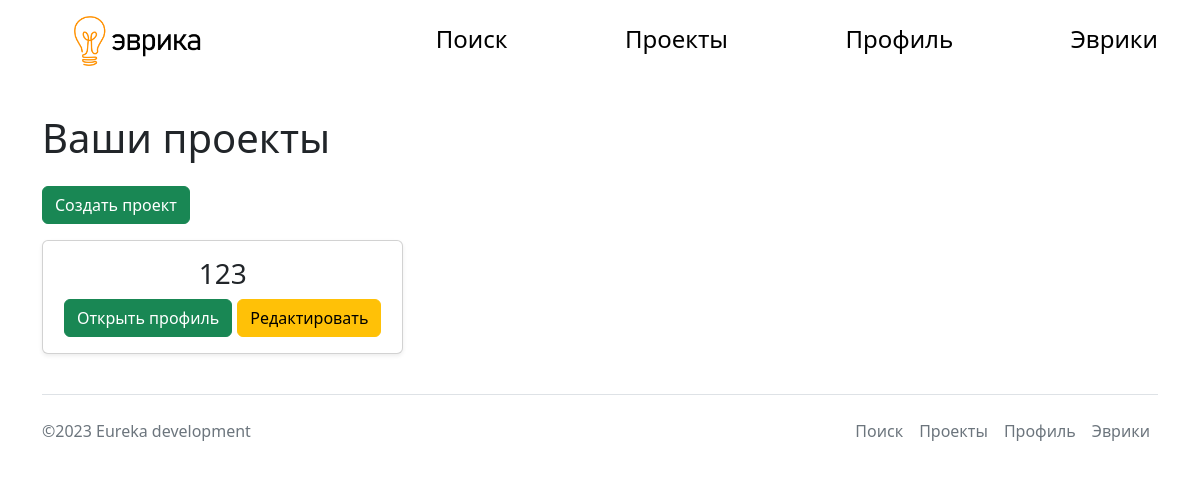
Page /projects (signed in) on the earlier database version.
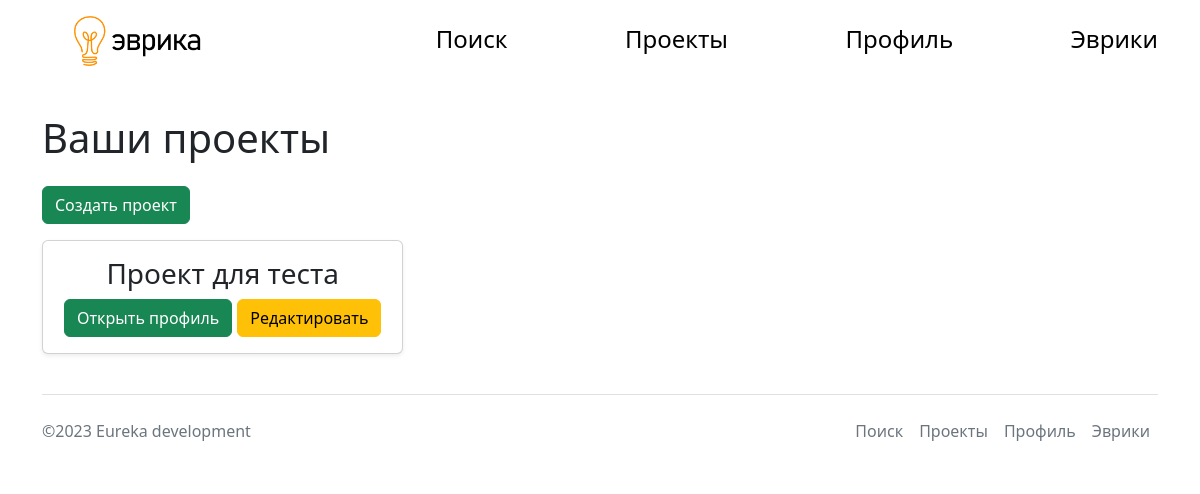
Same page on the later database version.
### main.py (models this page shows, shortened)
class Project(db.Model):
    id = db.Column(db.Integer, primary_key=True)
    title = db.Column(db.String(20), nullable=False)
    about = db.Column(db.Text, nullable=False)
    image = db.Column(db.String)
    front_language = db.Column(db.Integer, nullable=False)
    back_language = db.Column(db.String, nullable=False)
    level = db.Column(db.String, nullable=False)
    founder_id = db.Column(db.Integer, nullable=False)
    intro = db.Column(db.String(240))

### main.py (the view)
@app.route('/projects')
@login_required
def projects():
    projects = db.session.query(Project).filter_by(founder_id=current_user.id).all()
    return render_template('projects.html', title='Ваши проекты', projects=projects)

### main.py (called while the page is built)
@login_manager.user_loader
def load_user(user_id):
    return User.query.get(user_id)

### templates/projects.html
{%extends 'base.html'%}
{% block body %}
<h1 class="py-3">Ваши проекты</h1>
<a href="/projects/create" class="btn btn-success">Создать проект</a>
<div class="py-3 row row-cols-1 row-cols-sm-2 row-cols-md-3 g-3">
{%for el in projects %}
<div class="col">
<div class="card shadow-sm">
<div class="card-body">
<h3 class="card-text" style='text-align: center'>{{el.title}}</h3>
<div class="d-flex justify-content-center align-items-center">
<a href='/projects/{{el.id}}' class="btn btn-success" style='margin-right: 5px'>Открыть профиль</a>
<a href='/projects/{{el.id}}/edit' class="btn btn-warning">Редактировать</a>
</div>
</div>
</div>
</div>
{% endfor %}
</div>
{% endblock %}

Differences in the rows shown:
changed Project: title "123" → "Проект для теста"
